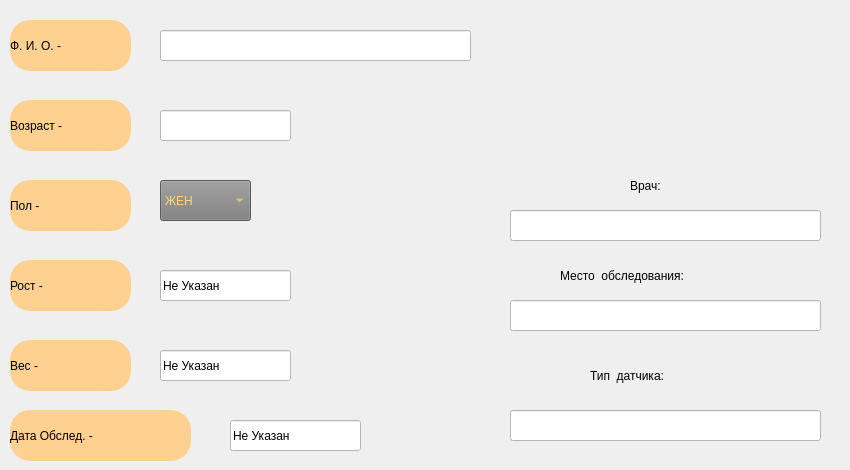
      <widget class="QWidget" name="tab_pacient">
       <attribute name="title">
        <string>Пациент</string>
       </attribute>
       <widget class="QLabel" name="label_2">
        <property name="geometry">
         <rect>
          <x>10</x>
          <y>20</y>
          <width>121</width>
          <height>51</height>
         </rect>
        </property>
        <property name="styleSheet">
         <string notr="true">background-color: rgb(255, 209, 144);
border-radius:20px;
font: 18pt &quot;MS Shell Dlg 2&quot;;</string>
        </property>
        <property name="text">
         <string>Ф. И. О. - </string>
        </property>
       </widget>
       <widget class="QLineEdit" name="lineEdit_2">
        <property name="geometry">
         <rect>
          <x>160</x>
          <y>30</y>
          <width>311</width>
          <height>31</height>
         </rect>
        </property>
        <property name="styleSheet">
         <string notr="true">font: 14pt &quot;MS Shell Dlg 2&quot;;
background-color: rgb(255, 255, 255);</string>
        </property>
        <property name="text">
         <string/>
        </property>
       </widget>
       <widget class="QLabel" name="label_3">
        <property name="geometry">
         <rect>
          <x>10</x>
          <y>100</y>
          <width>121</width>
          <height>51</height>
         </rect>
        </property>
        <property name="styleSheet">
         <string notr="true">background-color: rgb(255, 209, 144);
border-radius:20px;
font: 18pt &quot;MS Shell Dlg 2&quot;;</string>
        </property>
        <property name="text">
         <string>Возраст - </string>
        </property>
       </widget>
       <widget class="QLineEdit" name="lineEdit_3">
        <property name="geometry">
         <rect>
          <x>160</x>
          <y>110</y>
          <width>131</width>
          <height>31</height>
         </rect>
        </property>
        <property name="styleSheet">
         <string notr="true">font: 14pt &quot;MS Shell Dlg 2&quot;;
background-color: rgb(255, 255, 255);</string>
        </property>
        <property name="text">
         <string/>
        </property>
       </widget>
       <widget class="QLabel" name="label_4">
        <property name="geometry">
         <rect>
          <x>10</x>
          <y>180</y>
          <width>121</width>
          <height>51</height>
         </rect>
        </property>
        <property name="styleSheet">
         <string notr="true">background-color: rgb(255, 209, 144);
border-radius:20px;
font: 18pt &quot;MS Shell Dlg 2&quot;;</string>
        </property>
        <property name="text">
         <string>Пол - </string>
        </property>
       </widget>
       <widget class="QComboBox" name="comboBox">
        <property name="geometry">
         <rect>
          <x>160</x>
          <y>180</y>
          <width>91</width>
          <height>41</height>
         </rect>
        </property>
        <property name="styleSheet">
         <string notr="true">background-color: rgb(125, 125, 125);
color: rgb(255, 215, 111);
font: 10pt &quot;MS Shell Dlg 2&quot;;</string>
        </property>
        <item>
         <property name="text">
          <string>ЖЕН</string>
         </property>
        </item>
        <item>
         <property name="text">
          <string>МУЖ</string>
         </property>
        </item>
        <item>
         <property name="text">
          <string>Не Указан</string>
         </property>
        </item>
        <item>
         <property name="text">
          <string>Другое</string>
         </property>
        </item>
       </widget>
       <widget class="QLabel" name="label_5">
        <property name="geometry">
         <rect>
          <x>10</x>
          <y>260</y>
          <width>121</width>
          <height>51</height>
         </rect>
        </property>
        <property name="styleSheet">
         <string notr="true">background-color: rgb(255, 209, 144);
border-radius:20px;
font: 18pt &quot;MS Shell Dlg 2&quot;;</string>
        </property>
        <property name="text">
         <string>Рост - </string>
        </property>
       </widget>
       <widget class="QLineEdit" name="lineEdit_4">
        <property name="geometry">
         <rect>
          <x>160</x>
          <y>270</y>
          <width>131</width>
          <height>31</height>
         </rect>
        </property>
        <property name="styleSheet">
         <string notr="true">font: 14pt &quot;MS Shell Dlg 2&quot;;
background-color: rgb(255, 255, 255);</string>
        </property>
        <property name="text">
         <string>Не Указан</string>
        </property>
       </widget>
       <widget class="QLineEdit" name="lineEdit_5">
        <property name="geometry">
         <rect>
          <x>160</x>
          <y>350</y>
          <width>131</width>
          <height>31</height>
         </rect>
        </property>
        <property name="styleSheet">
         <string notr="true">font: 14pt &quot;MS Shell Dlg 2&quot;;
background-color: rgb(255, 255, 255);</string>
        </property>
        <property name="text">
         <string>Не Указан</string>
        </property>
       </widget>
       <widget class="QLabel" name="label_6">
        <property name="geometry">
         <rect>
          <x>10</x>
          <y>340</y>
          <width>121</width>
          <height>51</height>
         </rect>
        </property>
        <property name="styleSheet">
         <string notr="true">background-color: rgb(255, 209, 144);
border-radius:20px;
font: 18pt &quot;MS Shell Dlg 2&quot;;</string>
        </property>
        <property name="text">
         <string>Вес - </string>
        </property>
       </widget>
       <widget class="QLabel" name="label_7">
        <property name="geometry">
         <rect>
          <x>10</x>
          <y>410</y>
          <width>181</width>
          <height>51</height>
         </rect>
        </property>
        <property name="styleSheet">
         <string notr="true">background-color: rgb(255, 209, 144);
border-radius:20px;
font: 18pt &quot;MS Shell Dlg 2&quot;;</string>
        </property>
        <property name="text">
         <string>Дата Обслед. - </string>
        </property>
       </widget>
       <widget class="QLineEdit" name="lineEdit_6">
        <property name="geometry">
         <rect>
          <x>230</x>
          <y>420</y>
          <width>131</width>
          <height>31</height>
         </rect>
        </property>
        <property name="styleSheet">
         <string notr="true">font: 14pt &quot;MS Shell Dlg 2&quot;;
background-color: rgb(255, 255, 255);</string>
        </property>
        <property name="text">
         <string>Не Указан</string>
        </property>
       </widget>
       <widget class="QLineEdit" name="lineEdit_27">
        <property name="geometry">
         <rect>
          <x>510</x>
          <y>210</y>
          <width>311</width>
          <height>31</height>
         </rect>
        </property>
        <property name="styleSheet">
         <string notr="true">font: 14pt &quot;MS Shell Dlg 2&quot;;
background-color: rgb(255, 255, 255);</string>
        </property>
        <property name="text">
         <string/>
        </property>
       </widget>
       <widget class="QLabel" name="label_36">
        <property name="geometry">
         <rect>
          <x>630</x>
          <y>170</y>
          <width>51</width>
          <height>31</height>
         </rect>
        </property>
        <property name="styleSheet">
         <string notr="true">background-color: rgba(255, 255, 255, 0);
font: 14pt &quot;MS Shell Dlg 2&quot;;</string>
        </property>
        <property name="text">
         <string>Врач:</string>
        </property>
       </widget>
       <widget class="QLabel" name="label_37">
        <property name="geometry">
         <rect>
          <x>560</x>
          <y>260</y>
          <width>251</width>
          <height>31</height>
         </rect>
        </property>
        <property name="styleSheet">
         <string notr="true">background-color: rgba(255, 255, 255, 0);
font: 14pt &quot;MS Shell Dlg 2&quot;;</string>
        </property>
        <property name="text">
         <string>Место  обследования:</string>
        </property>
       </widget>
       <widget class="QLineEdit" name="lineEdit_28">
        <property name="geometry">
         <rect>
          <x>510</x>
          <y>300</y>
          <width>311</width>
          <height>31</height>
         </rect>
        </property>
        <property name="styleSheet">
         <string notr="true">font: 14pt &quot;MS Shell Dlg 2&quot;;
background-color: rgb(255, 255, 255);</string>
        </property>
        <property name="text">
         <string/>
        </property>
       </widget>
       <widget class="QLabel" name="label_39">
        <property name="geometry">
         <rect>
          <x>590</x>
          <y>360</y>
          <width>251</width>
          <height>31</height>
         </rect>
        </property>
        <property name="styleSheet">
         <string notr="true">background-color: rgba(255, 255, 255, 0);
font: 14pt &quot;MS Shell Dlg 2&quot;;</string>
        </property>
        <property name="text">
         <string>Тип  датчика:</string>
        </property>
       </widget>
       <widget class="QLineEdit" name="lineEdit_30">
        <property name="geometry">
         <rect>
          <x>510</x>
          <y>410</y>
          <width>311</width>
          <height>31</height>
         </rect>
        </property>
        <property name="styleSheet">
         <string notr="true">font: 14pt &quot;MS Shell Dlg 2&quot;;
background-color: rgb(255, 255, 255);</string>
        </property>
        <property name="text">
         <string/>
        </property>
       </widget>
      </widget>
